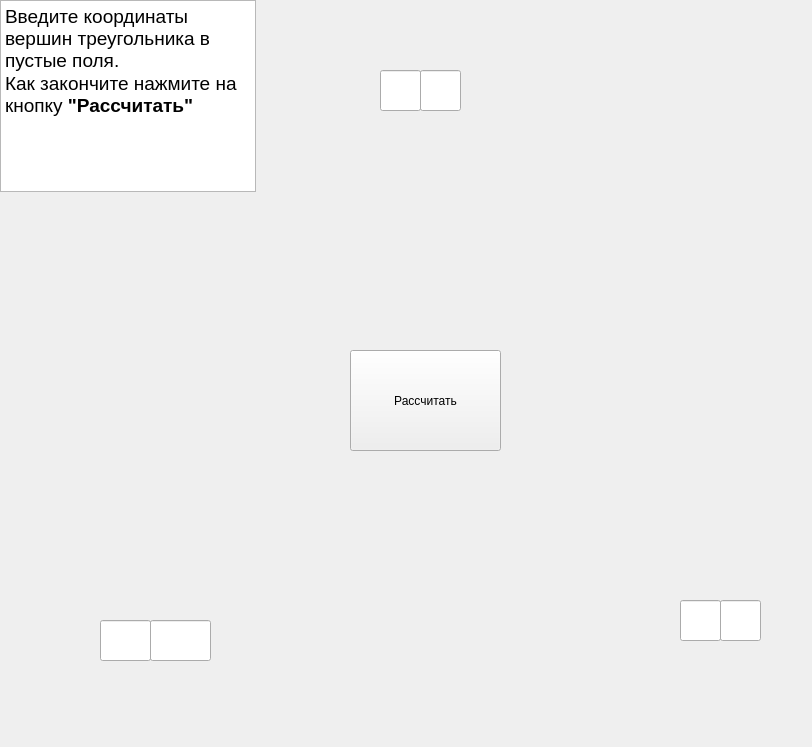
<?xml version="1.0" encoding="UTF-8"?>
<ui version="4.0">
 <class>Form</class>
 <widget class="QWidget" name="Form">
  <property name="geometry">
   <rect>
    <x>0</x>
    <y>0</y>
    <width>812</width>
    <height>747</height>
   </rect>
  </property>
  <property name="windowTitle">
   <string>Form</string>
  </property>
  <widget class="QLineEdit" name="line_ay">
   <property name="geometry">
    <rect>
     <x>150</x>
     <y>620</y>
     <width>61</width>
     <height>41</height>
    </rect>
   </property>
  </widget>
  <widget class="QLineEdit" name="line_ax">
   <property name="geometry">
    <rect>
     <x>100</x>
     <y>620</y>
     <width>51</width>
     <height>41</height>
    </rect>
   </property>
  </widget>
  <widget class="QLineEdit" name="line_cy">
   <property name="geometry">
    <rect>
     <x>720</x>
     <y>600</y>
     <width>41</width>
     <height>41</height>
    </rect>
   </property>
  </widget>
  <widget class="QLineEdit" name="line_bx">
   <property name="geometry">
    <rect>
     <x>380</x>
     <y>70</y>
     <width>41</width>
     <height>41</height>
    </rect>
   </property>
  </widget>
  <widget class="QTextBrowser" name="textBrowser">
   <property name="geometry">
    <rect>
     <x>0</x>
     <y>0</y>
     <width>256</width>
     <height>192</height>
    </rect>
   </property>
   <property name="html">
    <string>&lt;!DOCTYPE HTML PUBLIC &quot;-//W3C//DTD HTML 4.0//EN&quot; &quot;http://www.w3.org/TR/REC-html40/strict.dtd&quot;&gt;
&lt;html&gt;&lt;head&gt;&lt;meta name=&quot;qrichtext&quot; content=&quot;1&quot; /&gt;&lt;style type=&quot;text/css&quot;&gt;
p, li { white-space: pre-wrap; }
&lt;/style&gt;&lt;/head&gt;&lt;body style=&quot; font-family:'MS Shell Dlg 2'; font-size:7.8pt; font-weight:400; font-style:normal;&quot;&gt;
&lt;p style=&quot; margin-top:0px; margin-bottom:0px; margin-left:0px; margin-right:0px; -qt-block-indent:0; text-indent:0px;&quot;&gt;&lt;span style=&quot; font-size:14pt;&quot;&gt;Введите координаты вершин треугольника в пустые поля. &lt;/span&gt;&lt;/p&gt;
&lt;p style=&quot; margin-top:0px; margin-bottom:0px; margin-left:0px; margin-right:0px; -qt-block-indent:0; text-indent:0px;&quot;&gt;&lt;span style=&quot; font-size:14pt;&quot;&gt;Как закончите нажмите на кнопку &lt;/span&gt;&lt;span style=&quot; font-size:14pt; font-weight:600;&quot;&gt;&amp;quot;Рассчитать&amp;quot;&lt;/span&gt;&lt;/p&gt;&lt;/body&gt;&lt;/html&gt;</string>
   </property>
  </widget>
  <widget class="QPushButton" name="pushButton">
   <property name="geometry">
    <rect>
     <x>350</x>
     <y>350</y>
     <width>151</width>
     <height>101</height>
    </rect>
   </property>
   <property name="text">
    <string>Рассчитать</string>
   </property>
  </widget>
  <widget class="QLineEdit" name="line_by">
   <property name="geometry">
    <rect>
     <x>420</x>
     <y>70</y>
     <width>41</width>
     <height>41</height>
    </rect>
   </property>
  </widget>
  <widget class="QLineEdit" name="line_cx">
   <property name="geometry">
    <rect>
     <x>680</x>
     <y>600</y>
     <width>41</width>
     <height>41</height>
    </rect>
   </property>
  </widget>
  <widget class="QLabel" name="label">
   <property name="geometry">
    <rect>
     <x>150</x>
     <y>110</y>
     <width>541</width>
     <height>531</height>
    </rect>
   </property>
   <property name="text">
    <string/>
   </property>
   <property name="pixmap">
    <pixmap>s1200.jpg</pixmap>
   </property>
   <property name="scaledContents">
    <bool>true</bool>
   </property>
  </widget>
  <zorder>label</zorder>
  <zorder>line_ay</zorder>
  <zorder>line_ax</zorder>
  <zorder>line_cy</zorder>
  <zorder>line_bx</zorder>
  <zorder>textBrowser</zorder>
  <zorder>pushButton</zorder>
  <zorder>line_by</zorder>
  <zorder>line_cx</zorder>
 </widget>
 <resources/>
 <connections/>
</ui>
